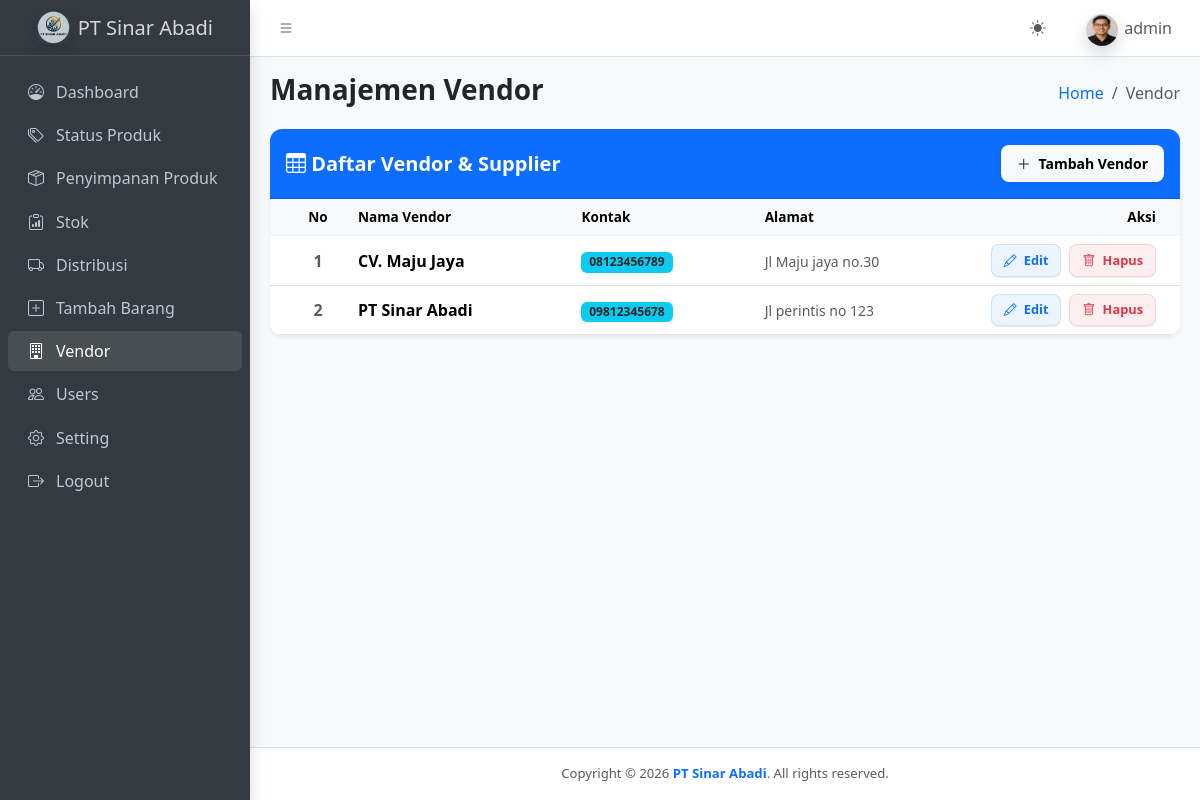
The app's page /vendor.php (signed in), older data.
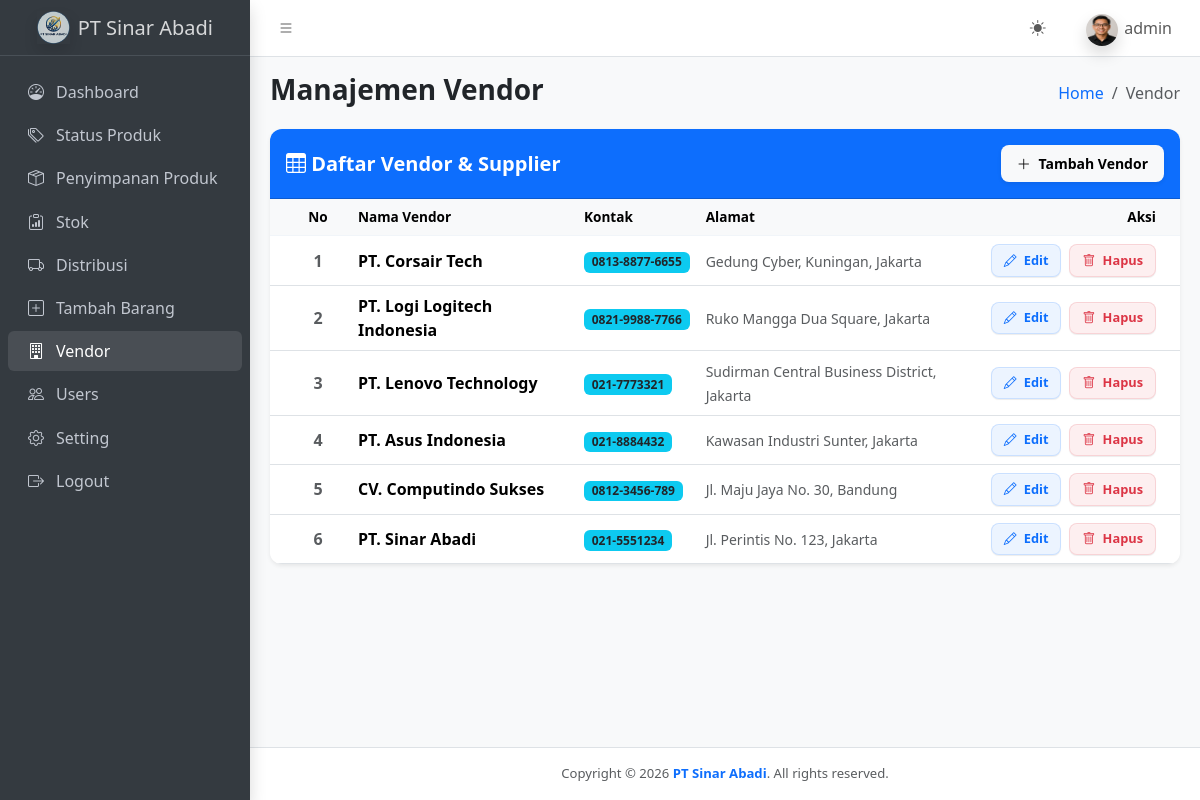
The same page, newer data.
### tables this page shows
CREATE TABLE `vendor` (
  `id_vendor` int(11) NOT NULL AUTO_INCREMENT,
  `nama_vendor` varchar(100) NOT NULL,
  `kontak_vendor` varchar(50) NOT NULL,
  `alamat_vendor` text NOT NULL,
  PRIMARY KEY (`id_vendor`)
);

### vendor.php (the view, shortened to what the changed rows need)
<?php
include 'koneksi.php';
$tampil = mysqli_query($koneksi, "SELECT * FROM vendor ORDER BY id_vendor DESC");
include __DIR__ . '/components/head.php';
?>
<main class="app-main">
    <div class="app-content">
        <div class="container-fluid">
            <div class="row">
                <div class="col-12">
                    <div class="card shadow-sm border-0" style="border-radius: 12px; overflow: hidden;">
                        <div class="card-body p-0">
                            <div class="table-responsive">
                                <table class="table table-hover align-middle mb-0">
                                    <thead class="table-light text-secondary fw-semibold" style="font-size: 0.85rem; border-bottom: 1px solid #f1f5f9;">
                                        <tr>
                                            <th width="80" class="ps-4 text-center">No</th>
                                            <th>Nama Vendor</th>
                                            <th>Kontak</th>
                                            <th>Alamat</th>
                                            <th width="200" class="pe-4 text-end">Aksi</th>
                                        </tr>
                                    </thead>
                                    <tbody>
                                        <?php
                                        if (mysqli_num_rows($tampil) > 0) {
                                            $no = 1;
                                            while ($row = mysqli_fetch_assoc($tampil)) {
                                        ?>
                                            <tr>
                                                <td class="ps-4 text-center text-muted fw-semibold"><?= $no++; ?></td>
                                                <td><strong><?= htmlspecialchars($row['nama_vendor']); ?></strong></td>
                                                <td><span class="badge bg-info text-dark"><?= htmlspecialchars($row['kontak_vendor']); ?></span></td>
                                                <td><small class="text-muted"><?= htmlspecialchars($row['alamat_vendor']); ?></small></td>
                                                <td class="pe-4 text-end">
                                                    <div class="d-inline-flex gap-2">
                                                        <button
                                                            type="button"
                                                            class="btn btn-edit-user-custom btn-edit-vendor btn-sm"
                                                            data-id="<?= $row['id_vendor']; ?>"
                                                            data-nama="<?= htmlspecialchars($row['nama_vendor']); ?>"
                                                            data-kontak="<?= htmlspecialchars($row['kontak_vendor']); ?>"
                                                            data-alamat="<?= htmlspecialchars($row['alamat_vendor']); ?>">
                                                            <i class="bi bi-pencil me-1"></i> Edit
                                                        </button>
                                                        <a
                                                            href="vendor.php?hapus=<?= $row['id_vendor']; ?>"
                                                            class="btn btn-hapus-user-custom btn-hapus-vendor btn-sm"
                                                            data-nama="<?= htmlspecialchars($row['nama_vendor']); ?>">
                                                            <i class="bi bi-trash me-1"></i> Hapus
                                                        </a>
                                                    </div>
                                                </td>
                                            </tr>
                                        <?php
                                            }
                                        } else {
                                            echo '<tr><td colspan="5" class="text-center text-muted py-4">Belum ada vendor terdaftar.</td></tr>';
                                        }
                                        ?>
                                    </tbody>
                                </table>
                            </div>
                        </div>
                    </div>
                </div>
            </div>
        </div>
    </div>
</main>
<?php include __DIR__ . '/components/footer.php'; ?>

Row changes from the older to the newer data that the page shows:
removed vendor: nama_vendor "CV. Maju Jaya", kontak_vendor "08123456789", alamat_vendor "Jl Maju jaya no.30"
added vendor: nama_vendor "PT. Corsair Tech", kontak_vendor "0813-8877-6655", alamat_vendor "Gedung Cyber, Kuningan, Jakarta"
added vendor: nama_vendor "PT. Logi Logitech Indonesia", kontak_vendor "0821-9988-7766", alamat_vendor "Ruko Mangga Dua Square, Jakarta"
added vendor: nama_vendor "PT. Lenovo Technology", kontak_vendor "021-7773321", alamat_vendor "Sudirman Central Business District, Jakarta"
added vendor: nama_vendor "PT. Asus Indonesia", kontak_vendor "021-8884432", alamat_vendor "Kawasan Industri Sunter, Jakarta"
changed vendor: nama_vendor "PT Sinar Abadi" → "CV. Computindo Sukses"; kontak_vendor "09812345678" → "0812-3456-789"; alamat_vendor "Jl perintis no 123" → "Jl. Maju Jaya No. 30, Bandung"
added vendor: nama_vendor "PT. Sinar Abadi", kontak_vendor "021-5551234", alamat_vendor "Jl. Perintis No. 123, Jakarta"
